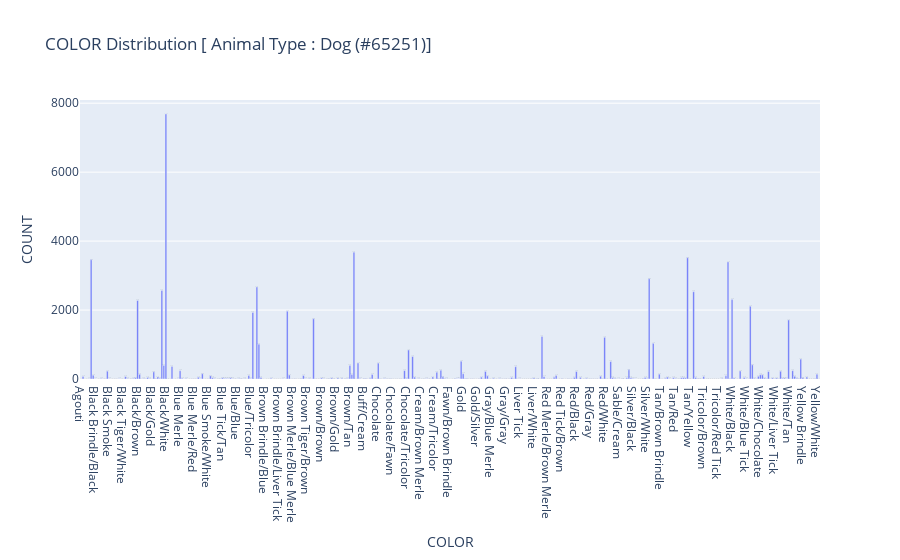

Source (notebook cell):
### Markdown cell above
# Exploring "COLOR" of Dogs

### Code cell
var = 'COLOR'
dfGrp = dfAnimals.groupby(['ANIMALTYPE',var])['ANIMALID'].count()
dfGrp = dfGrp.reset_index(drop=False)
dfGrp = dfGrp.rename(columns={"ANIMALID": "COUNT"})
dfGrp = dfGrp[dfGrp.ANIMALTYPE.isin(['Bird','Cat','Dog','Livestock'])]
dfGrp
a = list()
for animal in dfGrp.ANIMALTYPE.unique():
    dat = dfGrp[dfGrp.ANIMALTYPE==animal]
    dat['PCT'] = np.round(100.0*dat['COUNT']/dat['COUNT'].sum(),2)
    cnt = dat['COUNT'].sum()
    a.append({"data":dat,"count":cnt})
    fig = px.bar(dat, x=var, y='COUNT', title=var+" Distribution [ Animal Type : "+animal+" (#"+ str(cnt)+")]", text=dat['PCT'].apply(lambda x: '{0:1.1f}%'.format(x)))
    fig.show()

### Figure 1 — Plotly figure (JSON) as saved in the notebook; plotly's stock layout.template omitted (floating-point values rounded to 4 significant figures; data arrays with more than 128 entries replaced by an {"elided": "..."} marker saying what was removed)
{"data": [{"alignmentgroup": "True", "hovertemplate": "COLOR=%{x}<br>COUNT=%{y}<br>text=%{text}<extra></extra>", "legendgroup": "", "marker": {"color": "#636efa", "pattern": {"shape": ""}}, "name": "", "offsetgroup": "", "orientation": "v", "showlegend": false, "text": {"elided": "366 str values"}, "textposition": "auto", "type": "bar", "x": {"elided": "366 str values"}, "xaxis": "x", "y": {"elided": "366 int values"}, "yaxis": "y"}], "layout": {"barmode": "relative", "legend": {"tracegroupgap": 0}, "title": {"text": "COLOR Distribution [ Animal Type : Dog (#65251)]"}, "xaxis": {"anchor": "y", "domain": [0, 1], "title": {"text": "COLOR"}}, "yaxis": {"anchor": "x", "domain": [0, 1], "title": {"text": "COUNT"}}}}
